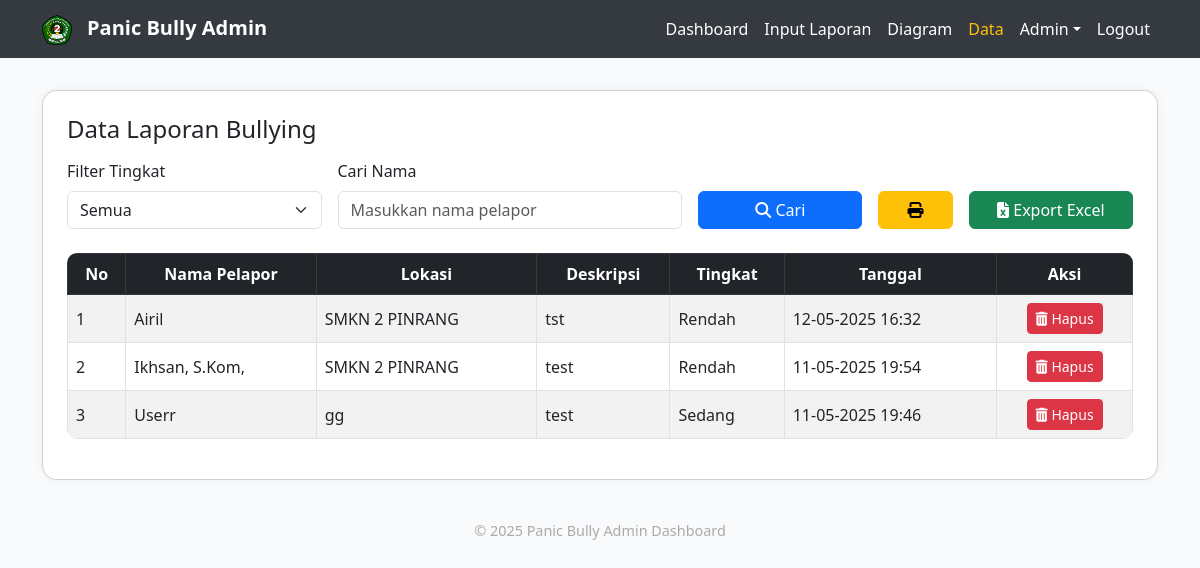
Page /admin/data_laporan.php (signed in) on the committed database.
### tables this page shows
CREATE TABLE `laporan_bully` (
  `id` int(11) NOT NULL,
  `nama` varchar(100) DEFAULT NULL,
  `lokasi` varchar(255) DEFAULT NULL,
  `deskripsi` text DEFAULT NULL,
  `tingkat` enum('rendah','sedang','tinggi') DEFAULT NULL,
  `tanggal` datetime DEFAULT NULL
);

### admin/data_laporan.php (the view, shortened to what this page needs)
<?php
include '../config.php';
$cari_nama = isset($_GET['cari_nama']) ? $_GET['cari_nama'] : '';
$query = "SELECT * FROM laporan_bully WHERE 1=1";
$query .= " ORDER BY tanggal DESC";
$result = mysqli_query($conn, $query);
?>
<!DOCTYPE html>
<html lang="id">
<head>
  <link href="https://cdn.jsdelivr.net/npm/bootstrap@5.3.0/dist/css/bootstrap.min.css" rel="stylesheet">
  <link href="https://cdnjs.cloudflare.com/ajax/libs/font-awesome/6.5.0/css/all.min.css" rel="stylesheet">
  <link href="https://cdn.jsdelivr.net/npm/sweetalert2@11/dist/sweetalert2.min.css" rel="stylesheet">
</head>
<body>
<nav class="navbar navbar-expand-lg navbar-dark">
  <div class="container">
    <a class="navbar-brand fw-bold" href="#">
      <img src="../assets/logo_smkn2pinrang.png" alt="Logo" style="height: 30px; margin-right: 10px;">
      Panic Bully Admin
    </a>
    <div class="collapse navbar-collapse" id="navbarNav">
      <ul class="navbar-nav ms-auto">
        <li class="nav-item"><a class="nav-link" href="dashboard.php">Dashboard</a></li>
        <li class="nav-item"><a class="nav-link" href="input_laporan.php">Input Laporan</a></li>
        <li class="nav-item"><a class="nav-link" href="data_diagram.php">Diagram</a></li>
        <li class="nav-item"><a class="nav-link active" href="data_laporan.php">Data</a></li>
        <li class="nav-item dropdown">
          <a class="nav-link dropdown-toggle" href="#" role="button" data-bs-toggle="dropdown">Admin</a>
        </li>
        <li class="nav-item">
          <a class="nav-link" href="logout.php">Logout</a>
        </li>
      </ul>
    </div>
  </div>
</nav>
<div class="container">
  <div class="card p-4">
    <h4 class="mb-3">Data Laporan Bullying</h4>
    <form class="row g-3 align-items-end mb-4 no-print" method="GET">
      <div class="col-md-3">
        <label for="tingkat" class="form-label">Filter Tingkat</label>
        <select name="tingkat" id="tingkat" class="form-select">
          <option value="">Semua</option>
        </select>
      </div>
      <div class="col-md-4">
        <label for="cari_nama" class="form-label">Cari Nama</label>
        <input type="text" name="cari_nama" id="cari_nama" class="form-control" value="<?= htmlspecialchars($cari_nama) ?>" placeholder="Masukkan nama pelapor">
      </div>
      <div class="col-md-2 d-grid">
        <button type="submit" class="btn btn-primary"><i class="fas fa-search"></i> Cari</button>
      </div>
      <div class="col-md-1 d-grid">
        <button type="button" onclick="window.print()" class="btn btn-warning"><i class="fas fa-print"></i></button>
      </div>
      <div class="col-md-2 d-grid">
        <button type="button" class="btn btn-success" onclick="confirmExportExcel()">
          <i class="fas fa-file-excel"></i> Export Excel
        </button>
      </div>
    </form>
    <div class="table-responsive">
      <table class="table table-bordered table-striped align-middle">
        <thead class="table-dark text-center">
          <tr>
            <th>No</th>
            <th>Nama Pelapor</th>
            <th>Lokasi</th>
            <th>Deskripsi</th>
            <th>Tingkat</th>
            <th>Tanggal</th>
            <th class="no-print">Aksi</th>
          </tr>
        </thead>
        <tbody>
          <?php if (mysqli_num_rows($result) > 0): ?>
            <?php $no = 1; while ($row = mysqli_fetch_assoc($result)): ?>
              <tr>
                <td><?= $no++ ?></td>
                <td><?= htmlspecialchars($row['nama']) ?: 'Anonim' ?></td>
                <td><?= htmlspecialchars($row['lokasi']) ?></td>
                <td><?= htmlspecialchars($row['deskripsi']) ?></td>
                <td class="text-capitalize"><?= $row['tingkat'] ?></td>
                <td><?= date('d-m-Y H:i', strtotime($row['tanggal'])) ?></td>
                <td class="text-center no-print">
                  <button class="btn btn-sm btn-danger" onclick="confirmDelete(<?= $row['id'] ?>)">
                    <i class="fas fa-trash-alt"></i> Hapus
                  </button>
                </td>
              </tr>
            <?php endwhile; ?>
          <?php else: ?>
            <tr><td colspan="7" class="text-center">Tidak ada data sesuai pencarian.</td></tr>
          <?php endif; ?>
        </tbody>
      </table>
    </div>
  </div>
</div>
<footer>
  <p>&copy; <?= date('Y') ?> Panic Bully Admin Dashboard</p>
</footer>
</body>
</html>

### admin/data_laporan.php (style rules this page uses)
body { background-color: #f8fafc; }
.navbar { background-color: #343a40; }
.navbar-brand, .nav-link { color: #fff !important; }
.nav-link.active, .nav-link:hover { color: #ffc107 !important; }
.card { border-radius: 15px; margin-top: 2rem; box-shadow: 0 0 10px rgba(0,0,0,0.05); }
table { border-radius: 10px; overflow: hidden; }
footer { margin-top: 40px; text-align: center; font-size: 0.9rem; color: #aaa; }

### rows in the picture
laporan_bully: nama "Airil", lokasi "SMKN 2 PINRANG", deskripsi "tst", tingkat "Rendah", tanggal "12-05-2025 16:32"
laporan_bully: nama "Ikhsan, S.Kom,", lokasi "SMKN 2 PINRANG", deskripsi "test", tingkat "Rendah", tanggal "11-05-2025 19:54"
laporan_bully: nama "Userr", lokasi "gg", deskripsi "test", tingkat "Sedang", tanggal "11-05-2025 19:46"
